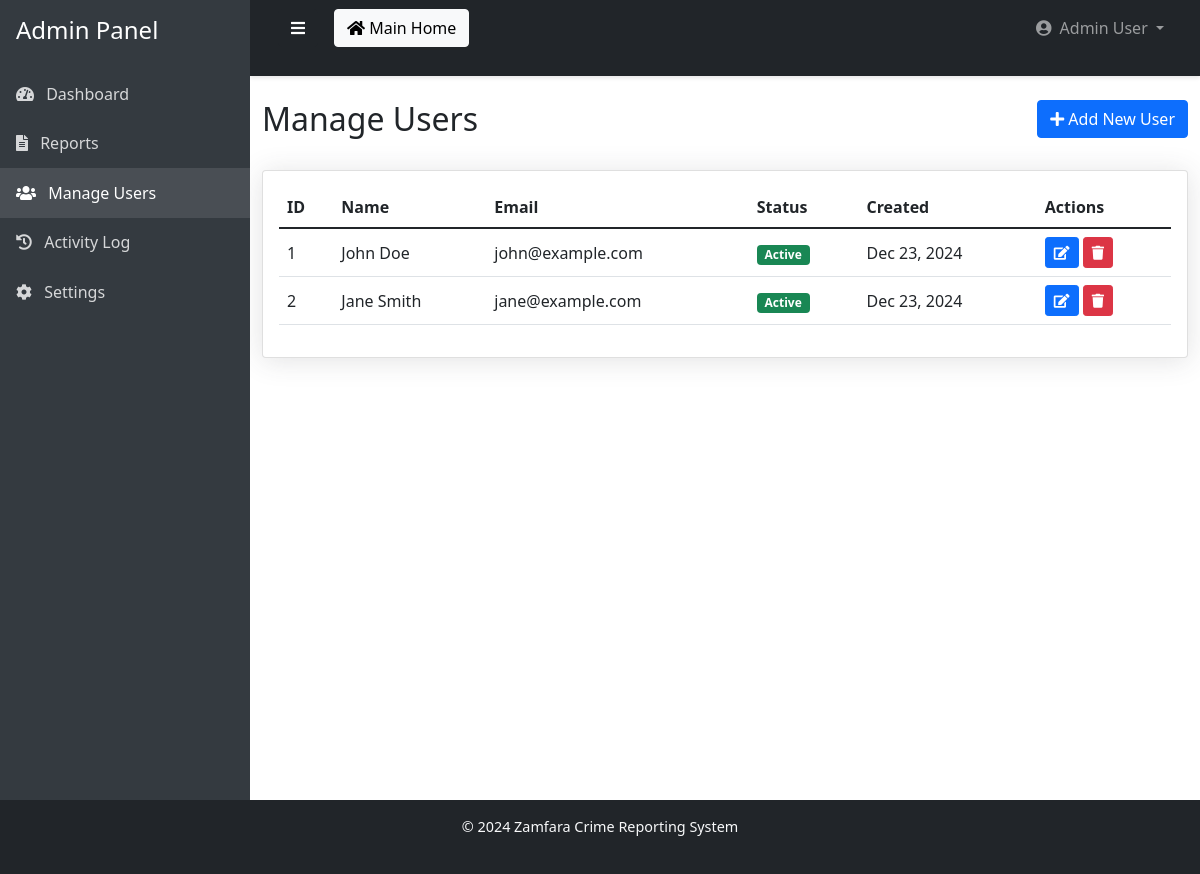
The page /pages/admin/manage_users.php (signed in) on the database its author committed.
### tables this page shows
CREATE TABLE `users` (
  `id` int(11) NOT NULL,
  `name` varchar(100) NOT NULL,
  `email` varchar(100) NOT NULL,
  `phone` varchar(20) DEFAULT NULL,
  `password` varchar(255) NOT NULL,
  `role` enum('admin','user','police') DEFAULT 'user',
  `status` enum('active','inactive') DEFAULT 'active',
  `created_at` timestamp NOT NULL DEFAULT current_timestamp()
);

### pages/admin/manage_users.php (the view, shortened to what this page needs)
<?php
$db = new Database();
$conn = $db->connect();
$query = "SELECT id, name, email, status, created_at FROM users ORDER BY created_at DESC";
$users = $conn->query($query);
include '../../includes/admin_header.php';
?>
<div class="container-fluid py-4">
    <div class="row mb-4">
        <div class="col-6">
            <h2>Manage Users</h2>
        </div>
        <div class="col-6 text-end">
            <button class="btn btn-primary" data-bs-toggle="modal" data-bs-target="#addUserModal">
                <i class="fas fa-plus"></i> Add New User
            </button>
        </div>
    </div>
    <div class="card">
        <div class="card-body">
            <div class="table-responsive">
                <table class="table table-hover" id="usersTable">
                    <thead>
                        <tr>
                            <th>ID</th>
                            <th>Name</th>
                            <th>Email</th>
                            <th>Status</th>
                            <th>Created</th>
                            <th>Actions</th>
                        </tr>
                    </thead>
                    <tbody>
                        <?php while($user = $users->fetch(PDO::FETCH_ASSOC)): ?>
                        <tr>
                            <td><?php echo $user['id']; ?></td>
                            <td><?php echo htmlspecialchars($user['name']); ?></td>
                            <td><?php echo htmlspecialchars($user['email']); ?></td>
                            <td>
                                <span class="badge bg-<?php echo $user['status'] === 'active' ? 'success' : 'danger'; ?>">
                                    <?php echo ucfirst($user['status']); ?>
                                </span>
                            </td>
                            <td><?php echo date('M d, Y', strtotime($user['created_at'])); ?></td>
                            <td>
                                <button class="btn btn-sm btn-primary" onclick="editUser(<?php echo $user['id']; ?>)">
                                    <i class="fas fa-edit"></i>
                                </button>
                                <button class="btn btn-sm btn-danger" onclick="deleteUser(<?php echo $user['id']; ?>)">
                                    <i class="fas fa-trash"></i>
                                </button>
                            </td>
                        </tr>
                        <?php endwhile; ?>
                    </tbody>
                </table>
            </div>
        </div>
    </div>
</div>
<?php include '../../includes/admin_footer.php'; ?>

### assets/css/admin.css (style rules this page uses)
.container-fluid { flex: 1; padding-bottom: 20px; }
.card { margin-bottom: 20px; box-shadow: 0 0.15rem 1.75rem 0 rgba(58, 59, 69, 0.15); }
.table td, .table th { vertical-align: middle; }

### rows shown on the page
users: id "1", name "John Doe", email "john@example.com", status "Active", created_at "Dec 23, 2024"
users: id "2", name "Jane Smith", email "jane@example.com", status "Active", created_at "Dec 23, 2024"

### other values the page prints
$_SESSION['admin_name'] "Admin User"
